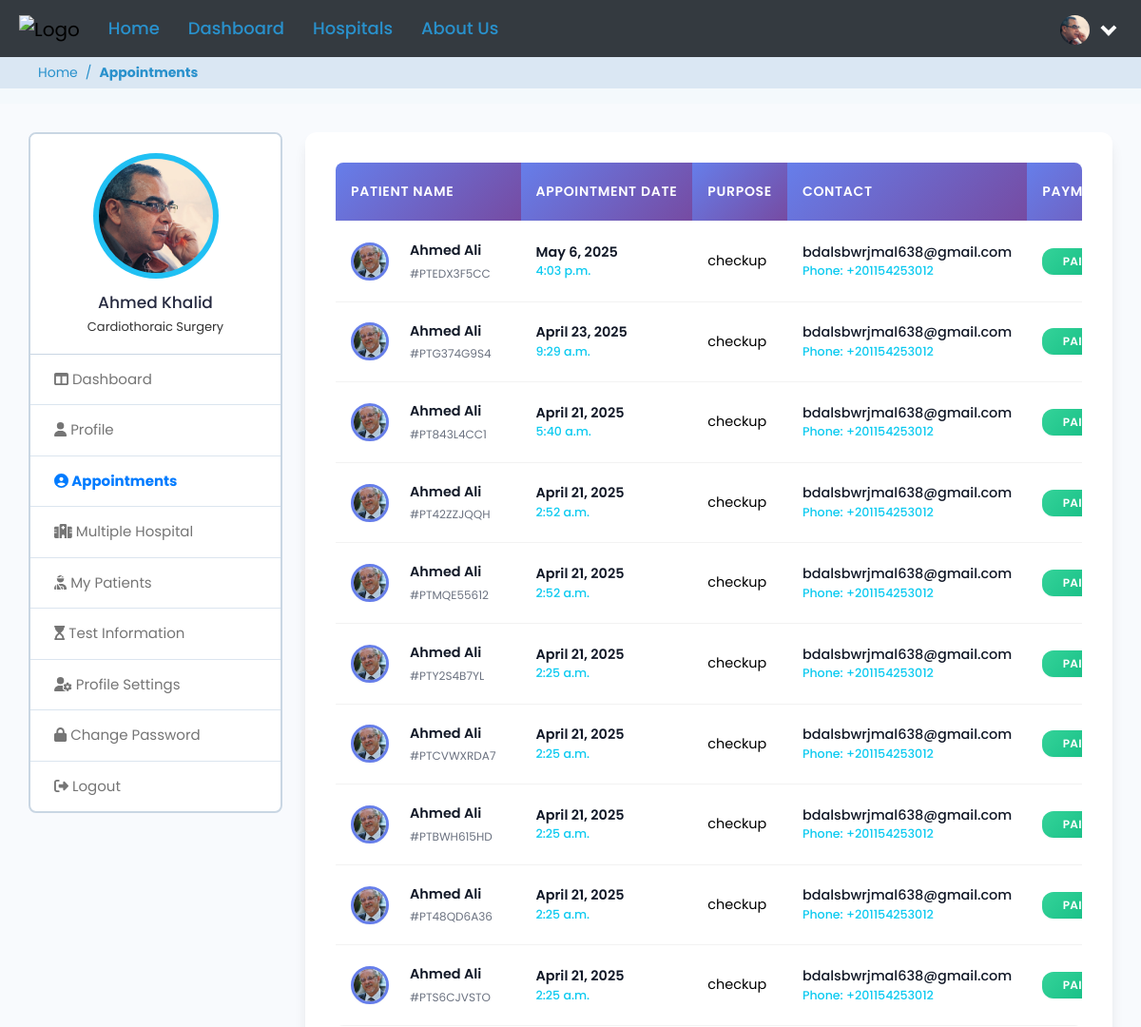
Page /doctor/appointments/ (signed in, upper part) on the earlier database version.
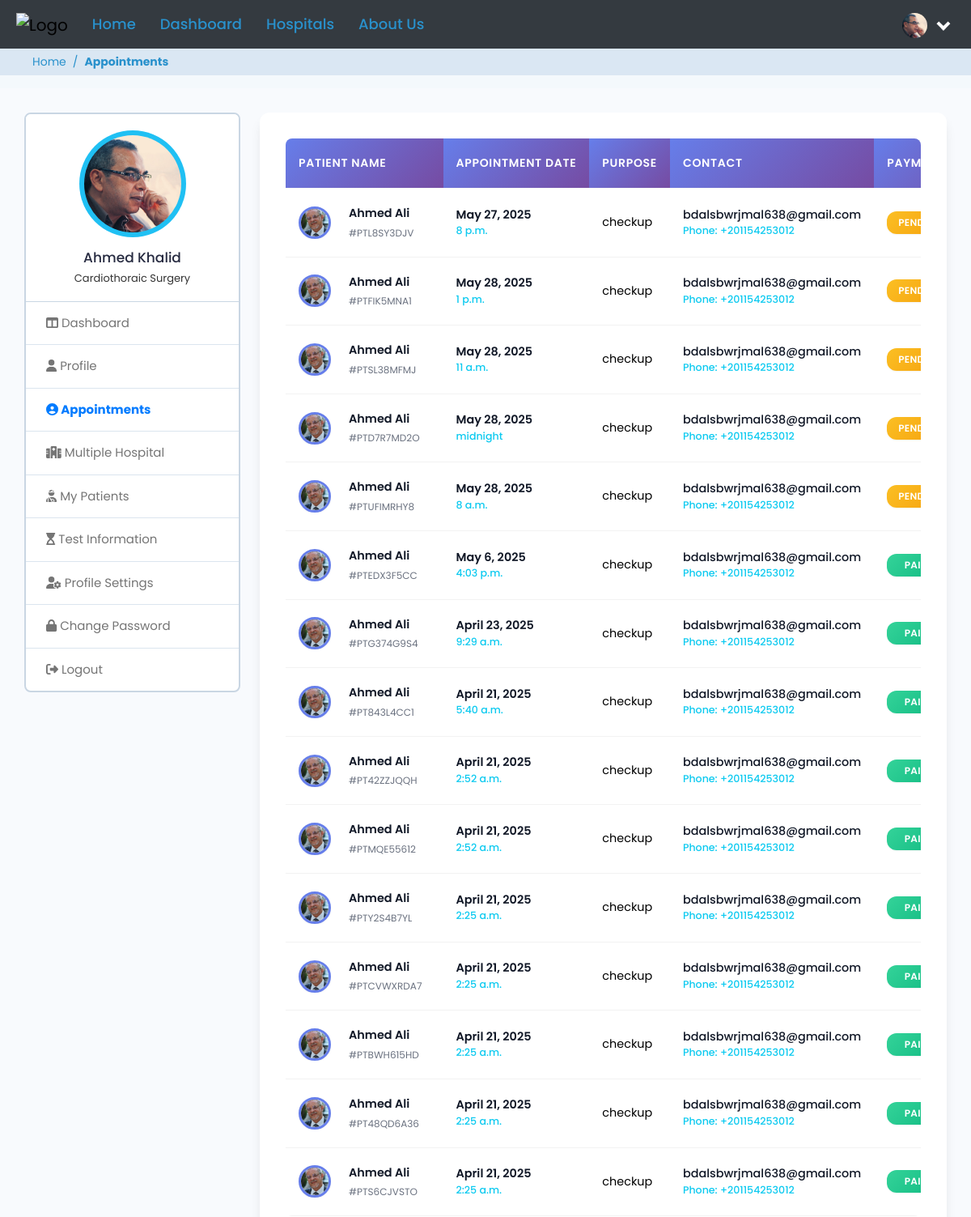
Same page on the later database version.
### doctor/models.py (models this page shows, shortened)
class Doctor_Information(models.Model):
    DOCTOR_TYPE = (
        ('Cardiologists', 'Cardiologists'),
        ('Neurologists', 'Neurologists'),
        ('Pediatricians', 'Pediatricians'),
        ('Physiatrists', 'Physiatrists'),
        ('Dermatologists', 'Dermatologists'),
    )
    doctor_id = models.AutoField(primary_key=True)
    user = models.OneToOneField(User, on_delete=models.CASCADE, null=True, blank=True, related_name='profile')
    name = models.CharField(max_length=200, null=True, blank=True)
    username = models.CharField(max_length=200, null=True, blank=True)
    gender = models.CharField(max_length=200, null=True, blank=True)
    description = models.TextField(max_length=1000, null=True, blank=True)
    department = models.CharField(max_length=200, choices=DOCTOR_TYPE, null=True, blank=True)
    department_name = models.ForeignKey(hospital_department, on_delete=models.SET_NULL, null=True, blank=True)
    specialization = models.ForeignKey(specialization, on_delete=models.SET_NULL, null=True, blank=True)
    featured_image = models.ImageField(upload_to='doctors/', default='doctors/user-default.png', null=True, blank=True)
    certificate_image = models.ImageField(upload_to='doctors_certificate/', default='doctors_certificate/default.png', null=True, blank=True)
    email = models.EmailField(max_length=200, null=True, blank=True)
    phone_number = models.CharField(max_length=200, null=True, blank=True)
    nid = models.CharField(max_length=200, null=True, blank=True)
    visiting_hour = models.CharField(max_length=200, null=True, blank=True)
    consultation_fee = models.IntegerField(null=True, blank=True)
    report_fee = models.IntegerField(null=True, blank=True)
    dob = models.CharField(max_length=200, null=True, blank=True)
    institute = models.CharField(max_length=200, null=True, blank=True)
    degree = models.CharField(max_length=200, null=True, blank=True)
    completion_year = models.CharField(max_length=200, null=True, blank=True)
    work_place = models.CharField(max_length=200, null=True, blank=True)
    designation = models.CharField(max_length=200, null=True, blank=True)
    start_year = models.CharField(max_length=200, null=True, blank=True)
    end_year = models.CharField(max_length=200, null=True, blank=True)
    register_status =  models.CharField(default='Pending',max_length=200, null=True, blank=True)
    hospital_name = models.ForeignKey(Hospital_Information, on_delete=models.SET_NULL, null=True, blank=True)

class Appointment(models.Model):
    APPOINTMENT_TYPE = (
        ('report', 'report'),
        ('checkup', 'checkup'),
    )
    APPOINTMENT_STATUS = (
        ('pending', 'pending'),
        ('confirmed', 'confirmed'),
        ('cancelled', 'cancelled'),
    )
    PAYMENT_STATUS = (
        ('pending', 'pending'),
        ('confirmed', 'confirmed'),
        ('cancelled', 'cancelled'),
    )
    id = models.AutoField(primary_key=True)
    date = models.DateField(null=True, blank=True)
    time = models.TimeField(null=True, blank=True)
    doctor = models.ForeignKey(Doctor_Information, on_delete=models.CASCADE, null=True, blank=True)
    patient = models.ForeignKey(Patient, on_delete=models.CASCADE, null=True, blank=True)
    appointment_type = models.CharField(max_length=200, choices=APPOINTMENT_TYPE)
    appointment_status = models.CharField(max_length=200, choices=APPOINTMENT_STATUS)
    serial_number = models.CharField(max_length=200, null=True, blank=True)
    payment_status = models.CharField(max_length=200, choices=PAYMENT_STATUS,default='pending')
    transaction_id = models.CharField(max_length=255, null=True, blank=True)
    message = models.CharField(max_length=255, null=True, blank=True)

### hospital_admin/models.py (models this page shows, shortened)
class specialization(models.Model):
    specialization_id = models.AutoField(primary_key=True)
    specialization_name = models.CharField(max_length=200, null=True, blank=True)
    hospital = models.ForeignKey(Hospital_Information, on_delete=models.CASCADE, null=True, blank=True)

### hospital/models.py (models this page shows, shortened)
class Patient(models.Model):
    patient_id = models.AutoField(primary_key=True)
    user = models.OneToOneField(User, on_delete=models.CASCADE, null=True, blank=True, related_name='patient')
    name = models.CharField(max_length=200, null=True, blank=True)
    username = models.CharField(max_length=200, null=True, blank=True)
    age = models.IntegerField(null=True, blank=True)
    email = models.EmailField(max_length=200, null=True, blank=True)
    phone_number = models.IntegerField(null=True, blank=True)
    address = models.CharField(max_length=200, null=True, blank=True)
    featured_image = models.ImageField(upload_to='patients/', default='patients/user-default.png', null=True, blank=True)
    blood_group = models.CharField(max_length=200, null=True, blank=True)
    history = models.CharField(max_length=200, null=True, blank=True)
    dob = models.CharField(max_length=200, null=True, blank=True)
    nid = models.CharField(max_length=200, null=True, blank=True)
    serial_number = models.CharField(max_length=20,unique=True,default=str(uuid.uuid4())[:8])
    login_status = models.CharField(max_length=200, null=False, blank=False, default="offline")

### doctor/views.py (the view)
# urls.py: path('appointments/',views.appointments, name='appointments'),
@csrf_exempt
@login_required(login_url="doctor:doctor-login")
@cache_control(no_cache=True, must_revalidate=True, no_store=True)
def appointments(request):
        if request.user.is_authenticated:
            if request.user.is_doctor:
                doctor = Doctor_Information.objects.get(user=request.user)
                total_appointments = Appointment.objects.filter(doctor=doctor).order_by('-id')
            else:
                return redirect('doctor:doctor-login')
            context = {'doctor': doctor, 'total_appointments': total_appointments}
            return render(request, 'appointments.html', context)
        else:
            return redirect('doctor:doctor-login')

### templates/appointments.html (shortened to what this page needs)
{% load static %}
<!DOCTYPE html>
<html lang="en">
  <head>
    <link
      rel="stylesheet"
      href="{% static 'HealthStack-System/css/bootstrap.min.css' %}"
    />
    <link
      rel="stylesheet"
      href="{% static 'HealthStack-System/css/all.min.css' %}"
    />
    <link
      rel="stylesheet"
      href="{% static 'HealthStack-System/css/Normal/style.css' %}"
    />
  </head>
  <body>
    <div class="main-wrapper">
      <header class="header">{% include 'doctor-navbar.html' %}</header>
      <div class="breadcrumb-bar">
        <nav aria-label="breadcrumb" class="page-breadcrumb">
          <ol class="breadcrumb">
            <li class="breadcrumb-item">
              <a href="index-2.html">Home</a>
            </li>
            <li class="breadcrumb-item active" aria-current="page">
              Appointments
            </li>
          </ol>
        </nav>
      </div>
      <main class="doctor appointment">
        <div class="container-fluid">
            <div class="row">
                <div class="col-md-5 col-lg-4 col-xl-3 theiaStickySidebar">
                  {% include 'doctor-sidebar.html' %}
                </div>
                <section class="col-md-7 col-lg-8 col-xl-9">
                    <div class="appointments">
                        <div class="tab-content">
                            <div class="tab-pane show active" id="upcoming-appointments" role="tabpanel">
                                <div class="card card-table mb-0">
                                    <div class="card-body">
                                        <div class="table-responsive">
                                            <table class="table table-hover table-center mb-0" aria-label="Appointments List">
                                                <thead>
                                                    <tr>
                                                        <th scope="col">Patient Name</th>
                                                        <th scope="col">Appointment Date</th>
                                                        <th scope="col">Purpose</th>
                                                        <th scope="col">Contact</th>
                                                        <th scope="col">Payment Status</th>
                                                    </tr>
                                                </thead>
                                                <tbody>
                                                    {% for appointment in total_appointments %}
                                                    <tr>
                                                        <td>
                                                            <div class="table-avatar">
                                                                <a href="{% url 'doctor:patient-profile' pk=appointment.patient.patient_id %}"
                                                                   class="avatar avatar-sm mr-2"
                                                                   aria-label="View {{ appointment.patient.name }} profile">
                                                                    <img class="avatar-img rounded-circle"
                                                                         src="{{ appointment.patient.featured_image.url }}"
                                                                         alt="{{ appointment.patient.name }} profile picture"
                                                                         loading="lazy">
                                                                </a>
                                                                <a href="{% url 'doctor:patient-profile' pk=appointment.patient.patient_id %}"
                                                                   class="patient-name">
                                                                    {{ appointment.patient.name }}
                                                                    <span class="patient-id">#PT{{ appointment.serial_number }}</span>
                                                                </a>
                                                            </div>
                                                        </td>
                                                        <td>
                                                            <div class="appointment-datetime">
                                                                <div class="date">{{ appointment.date }}</div>
                                                                <small class="time d-block text-info">{{ appointment.time }}</small>
                                                            </div>
                                                        </td>
                                                        <td>
                                                            <span class="appointment-type">{{ appointment.appointment_type }}</span>
                                                        </td>
                                                        <td>
                                                            <div class="contact-info">
                                                                <div class="email">{{ appointment.patient.email }}</div>
                                                                <small class="phone d-block text-info">
                                                                    Phone: +20{{ appointment.patient.phone_number }}
                                                                </small>
                                                            </div>
                                                        </td>
                                                        <td>
                                                            {% if appointment.payment_status == 'pending' %}
                                                                <span class="badge badge-pill bg-warning-light"
                                                                      aria-label="Payment pending">Pending</span>
                                                            {% elif appointment.payment_status == 'confirmed' %}
                                                                <span class="badge badge-pill bg-success-light"
                                                                      aria-label="Payment confirmed">Paid</span>
                                                            {% endif %}
                                                        </td>
                                                    </tr>
                                                    {% endfor %}
                                                </tbody>
                                            </table>
                                        </div>
                                    </div>
                                </div>
                            </div>
                        </div>
                    </div>
                </section>
            </div>
        </div>
    </main>
    </div>
</html>

### templates/doctor-navbar.html (shortened to what this page needs)
{% load static %}
<nav class="navbar navbar-expand-lg header-nav">
  <div class="navbar-header">
    <a href="{% url 'hospital_home'%}" class="navbar-brand logo">
      <img
        src="{% static 'HealthStack-System/images/Normal/logo.png' %}"
        class="img-fluid"
        alt="Logo"
      />
    </a>
  </div>
  <div class="main-menu-wrapper">
    <ul class="main-nav">
      <li>
        <a href="{% url 'hospital_home'%}">Home</a>
      </li>
      <li>
        <a href="{% url 'doctor:doctor-dashboard'%}">Dashboard</a>
      </li>
      <li>
        <a href="{% url 'multiple-hospital' %}">Hospitals</a>
      </li>
      <li>
        <a href="{% url 'about-us'%}">About Us</a>
      </li>
    </ul>
  </div>
  <ul class="nav header-navbar-rht">
    <li class="nav-item dropdown has-arrow logged-item">
      <a href="#" class="dropdown-toggle nav-link" data-bs-toggle="dropdown">
        <span class="user-img">
          <img
            class="rounded-circle"
            src="{{ doctor.featured_image.url }}"
            alt="Doctor Image"
          />
        </span>
      </a>
    </li>
  </ul>
</nav>

### templates/doctor-sidebar.html (shortened to what this page needs)
{% load static %}
<div class="profile-sidebar">
  <div class="widget-profile pro-widget-content">
    <div class="profile-info-widget">
      <a href="#" class="booking-doc-img">
        <img src="{{ doctor.featured_image.url }}" alt="User Image" />
      </a>
      <div class="profile-det-info">
        <h3>{{ doctor.name }}</h3>
        <div class="patient-details">
          <h5 class="mb-0">{{doctor.specialization.specialization_name}}</h5>
        </div>
      </div>
    </div>
  </div>
  <div class="dashboard-widget">
    <nav class="dashboard-menu sidebar">
      <ul>
        <li>
          <a href="{% url 'doctor:doctor-dashboard' %}">
            <i class="fas fa-columns"></i>
            <span>Dashboard</span>
          </a>
        </li>
        <li>
          <a href="{% url 'doctor:doctor-profile' pk=request.user.pk %}">
            <i class="fas fa-user"></i>
            <span>Profile</span>
          </a>
        </li>
        <li>
          <a href="{% url 'doctor:appointments'%}">
            <i class="fas fa-user-circle"></i>
            <span>Appointments</span>
          </a>
        </li>
        <li>
          <a href="{% url 'multiple-hospital' %}">
            <i class="fas fa-hospital"></i>
            <span>Multiple Hospital</span>
          </a>
        </li>
        <li>
          <a href="{% url 'doctor:my-patients' %}">
            <i class="fas fa-user-injured"></i>
            <span>My Patients</span>
          </a>
        </li>
        <li>
          <a href="{% url 'doctor:doctor-test-list'%}">
            <i class="fas fa-hourglass-start"></i>
            <span>Test Information</span>
          </a>
        </li>
        <li>
          <a href="{% url 'doctor:doctor-profile-settings' %}">
            <i class="fas fa-user-cog"></i>
            <span>Profile Settings</span>
          </a>
        </li>
        <li>
          <a href="{% url 'doctor:doctor-change-password' pk=user.id%}">
            <i class="fas fa-lock"></i>
            <span>Change Password</span>
          </a>
        </li>
        <li>
          <a href="{% url 'doctor:doctor-logout'%}">
            <i class="fas fa-sign-out-alt"></i>
            <span>Logout</span>
          </a>
        </li>
      </ul>
    </nav>
  </div>
</div>

Differences in the rows shown:
added Appointment: patient.featured_image (picture), patient.name "Ahmed Ali", serial_number "L8SY3DJV", date "May 27, 2025", time "8 p.m.", appointment_type "checkup", patient.email "bdalsbwrjmal638@gmail.com", patient.phone_number "1154253012", shows "PENDING"
added Appointment: patient.featured_image (picture), patient.name "Ahmed Ali", serial_number "FIK5MNA1", date "May 28, 2025", time "1 p.m.", appointment_type "checkup", patient.email "bdalsbwrjmal638@gmail.com", patient.phone_number "1154253012", shows "PENDING"
added Appointment: patient.featured_image (picture), patient.name "Ahmed Ali", serial_number "SL38MFMJ", date "May 28, 2025", time "11 a.m.", appointment_type "checkup", patient.email "bdalsbwrjmal638@gmail.com", patient.phone_number "1154253012", shows "PENDING"
added Appointment: patient.featured_image (picture), patient.name "Ahmed Ali", serial_number "D7R7MD2O", date "May 28, 2025", time "midnight", appointment_type "checkup", patient.email "bdalsbwrjmal638@gmail.com", patient.phone_number "1154253012", shows "PENDING"
added Appointment: patient.featured_image (picture), patient.name "Ahmed Ali", serial_number "UFIMRHY8", date "May 28, 2025", time "8 a.m.", appointment_type "checkup", patient.email "bdalsbwrjmal638@gmail.com", patient.phone_number "1154253012", shows "PENDING"
